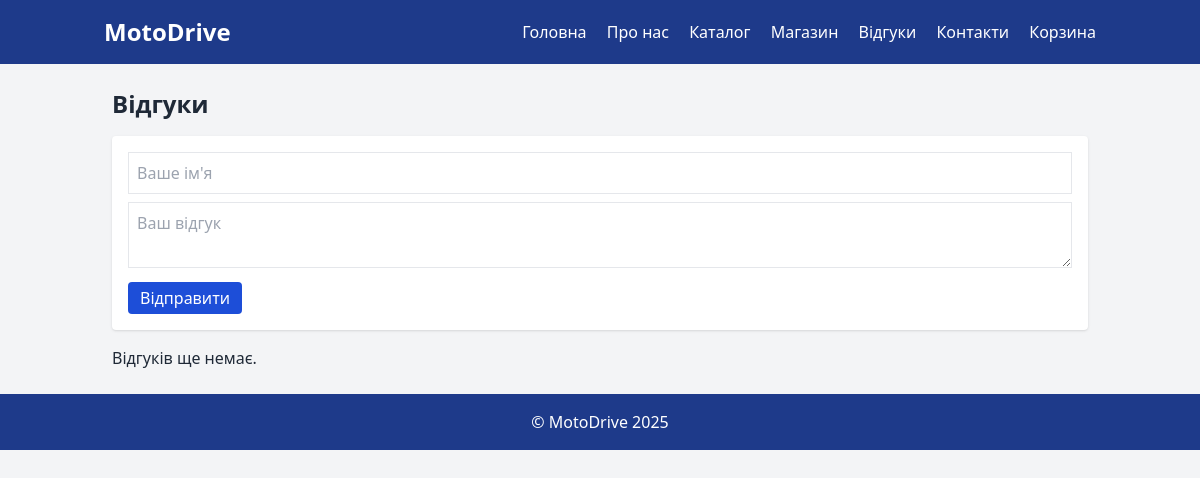
The page /feedback on the database as committed earlier.
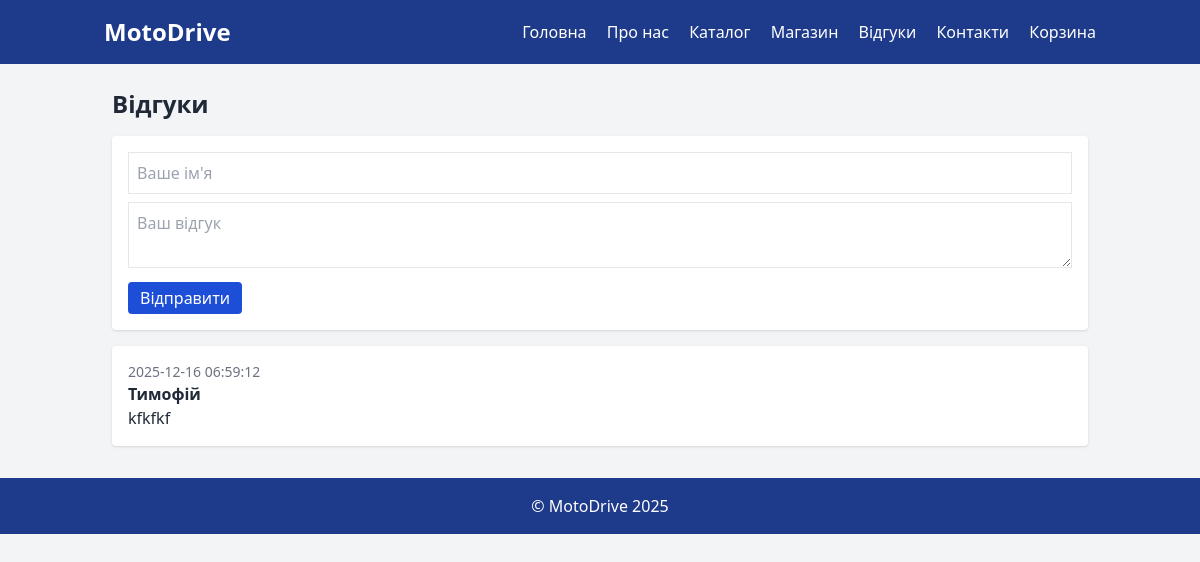
The same page on the database as committed later.
### tables this page shows
CREATE TABLE feedback (
        id INTEGER PRIMARY KEY AUTOINCREMENT,
        name TEXT NOT NULL,
        message TEXT NOT NULL,
        created_at DATETIME DEFAULT CURRENT_TIMESTAMP
    );

### routes/feedback.py (the view)
@feedback_bp.route('/feedback', methods=['GET'])
def feedback_page():
    items = get_feedbacks()
    return render_template('feedback.html', items=items)

### models.py (called while the page is built)
def get_connection():
    conn = sqlite3.connect(DB_NAME)
    conn.row_factory = sqlite3.Row
    return conn

def get_feedbacks():
    conn = get_connection()
    c = conn.cursor()
    c.execute('SELECT * FROM feedback ORDER BY created_at DESC')
    rows = c.fetchall()
    conn.close()
    return rows

### templates/feedback.html (shortened to what this page needs)
{% extends 'base.html' %}
{% block content %}
<h1 class="text-2xl font-bold mb-4">Відгуки</h1>
<form action="/feedback/add" method="post" class="bg-white p-4 rounded shadow mb-4">
  <input type="text" name="name" placeholder="Ваше ім'я" class="border p-2 w-full mb-2">
  <textarea name="message" placeholder="Ваш відгук" class="border p-2 w-full mb-2"></textarea>
  <button class="bg-blue-700 text-white px-3 py-1 rounded">Відправити</button>
</form>
{% for it in items %}
<div class="bg-white p-4 rounded shadow mb-2">
  <div class="text-sm text-gray-500">{{ it['created_at'] }}</div>
  <div class="font-bold">{{ it['name'] }}</div>
  <div>{{ it['message'] }}</div>
</div>
{% else %}
<p>Відгуків ще немає.</p>
{% endfor %}
{% endblock %}

Rows that differ between the two databases and show on the page:
added feedback: created_at "2025-12-16 06:59:12", name "Тимофій", message "kfkfkf"
Other text that changed with them:
text no longer shown: "Відгуків ще немає."
